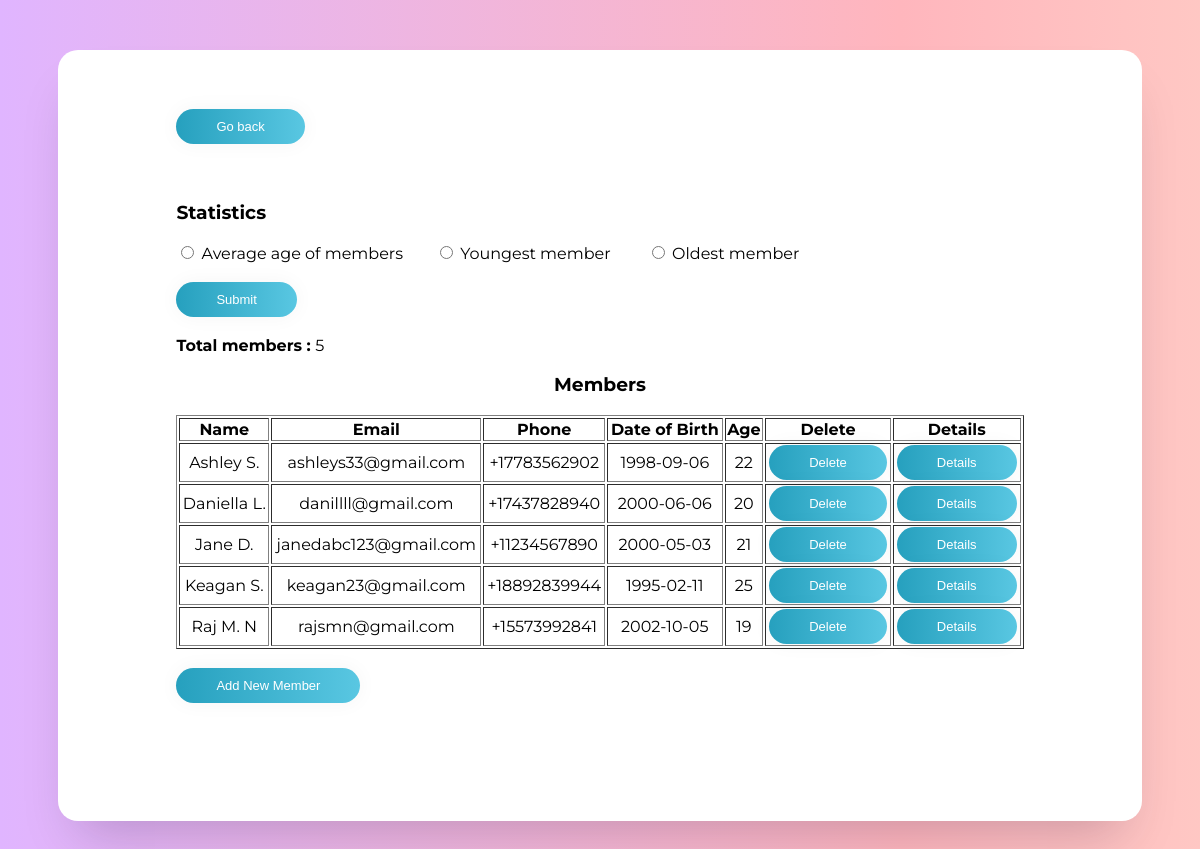
The app's page /adminLogin/managemembers.php with its own data.
### tables this page shows
CREATE TABLE Customer
(
    email char(30),
    phone char(12) UNIQUE,
    DOB   date,
    PRIMARY KEY (email),
    FOREIGN KEY (phone) REFERENCES Customer_Phone (phone)
        ON DELETE SET NULL
        ON UPDATE Cascade,
    FOREIGN KEY (DOB) REFERENCES Customer_Age (DOB)
        ON DELETE SET NULL
        ON UPDATE Cascade
);

CREATE TABLE Customer_Phone
(
    Phone char(12),
    Name  char(20),
    PRIMARY KEY (phone)
);

CREATE TABLE Customer_Age
(
    DOB date,
    Age integer,
    PRIMARY KEY (DOB)
);

### adminLogin/managemembers.php (the view, shortened to what this page needs)
<!DOCTYPE html>
<html>
<head>
    <link rel="stylesheet" href="admincss/adminProfile.css">
</head>
<body>
    <div class="details">
        <?php
        echo "<form method=post>
<input class=\"submit\" type=\"submit\" name=\"goback\" value=\"Go back\"/>
</form>
<br><br>";
        echo "<form method=\"post\"><h3>Statistics</h3>";
        echo "<input type=\"radio\" name=\"radiostat\"  value=\"AVG\"";
        if (isset($_POST['radiostat']) && $_POST['radiostat'] == "AVG") {
            echo " checked";
        }
        echo "/> Average age of members&emsp;&emsp;";
        echo "<input type=\"radio\" name=\"radiostat\"  value=\"MIN\"";
        if (isset($_POST['radiostat']) && $_POST['radiostat'] == "MIN") {
            echo " checked";
        }
        echo "/> Youngest member &emsp;&emsp;";
        echo "<input type=\"radio\" name=\"radiostat\"  value=\"MAX\"";
        if (isset($_POST['radiostat']) && $_POST['radiostat'] == "MAX") {
            echo " checked";
        }
        echo "/> Oldest member &emsp;&emsp;<br><br>";
        echo "<input class='submit' type='submit' name='viewagg' value='Submit'/>";
            $sql = "SELECT COUNT(*) as sum FROM Customer";
            $result = $GLOBALS['conn']->query($sql);
            if ($result->num_rows > 0 && $row = $result->fetch_assoc()) {
                echo "<br><br><b>Total members : </b> " . $row['sum'];
            }
        $sql = "SELECT Name, email, customer.Phone, Customer.DOB, Age
FROM customer INNER JOIN customer_phone
ON customer.phone = customer_phone.Phone
INNER JOIN customer_age
ON customer.DOB = customer_age.DOB;";
        $result = $GLOBALS['conn']->query($sql);
        if ($result->num_rows > 0) {
            echo "<h3 align=\"center\">Members</h3>";
            echo "<table border=\"1\" width=\"100%\" align=\"center\" style=\"text-align:center\"><tr>
            <th>Name</th>
            <th>Email</th>
            <th>Phone</th>
            <th>Date of Birth</th>
            <th>Age</th>
            <th>Delete</th>
            <th>Details</th>
        </tr>";
            while ($row = $result->fetch_assoc()) {
                echo "<tr>
                <td class='border-class'>" . $row["Name"] . "</td>
                <td>" . $row["email"] . "</td>
                <td>" . $row["Phone"] . "</td>
                <td>" . $row["DOB"] . "</td>
                <td>" . $row["Age"] . "</td>
                <td>
                    <form method='post'>
                        <input type='hidden' name='email' value='" . $row["email"] . "'/>
                        <input class='submit' type='submit' name='deletemember' value='Delete'/>
                    </form>
                </td>
                <td>
                    <form method='post'>
                        <input type='hidden' name='email' value='" . $row["email"] . "'/>
                        <input class='submit' type='submit' name='viewmember' value='Details'/>
                    </form>
                </td>
            </tr>";
            }
            echo "</table>";
        }
        ?>
        <br>
        <form method="post">
            <input class="submit" type="submit" name="addmemberform" value="Add New Member" />
        </form>
    </div>
</body>
</html>

### adminLogin/admincss/adminProfile.css (style rules this page uses)
body { font-family: "Montserrat", sans-serif; background: linear-gradient(270deg, #ffead1, #ffb6bd, #e0b5ff); background-size: 150% 150%; animation: backgroundAnimation 10s ease infinite; justify-content: center; align-items: center; }
.details { margin: 50px 50px 50px 50px; background-color: white; padding: 5% 10% 10% 10%; border-radius: 20px; box-shadow: 0 30px 50px -20px rgba(14, 0, 47, 0.21); }
.submit { cursor: pointer; border-radius: 5em; color: #fff; background: linear-gradient(to right, #26A0BE, #59C7E2); border: 0; padding-left: 40px; padding-right: 40px; padding-bottom: 10px; padding-top: 10px; font-family: 'Ubuntu', sans-serif; font-size: 13px; box-shadow: 0 0 20px 1px rgba(0, 0, 0, 0.04); }

### records on screen
customer: phone.Name "Ashley S.", email "ashleys33@gmail.com", phone "+17783562902", DOB "1998-09-06", DOB.Age "22"
customer: phone.Name "Daniella L.", email "danillll@gmail.com", phone "+17437828940", DOB "2000-06-06", DOB.Age "20"
customer: phone.Name "Jane D.", email "janedabc123@gmail.com", phone "+11234567890", DOB "2000-05-03", DOB.Age "21"
customer: phone.Name "Keagan S.", email "keagan23@gmail.com", phone "+18892839944", DOB "1995-02-11", DOB.Age "25"
customer: phone.Name "Raj M. N", email "rajsmn@gmail.com", phone "+15573992841", DOB "2002-10-05", DOB.Age "19"

### other values on screen
$row['sum'] "5"
